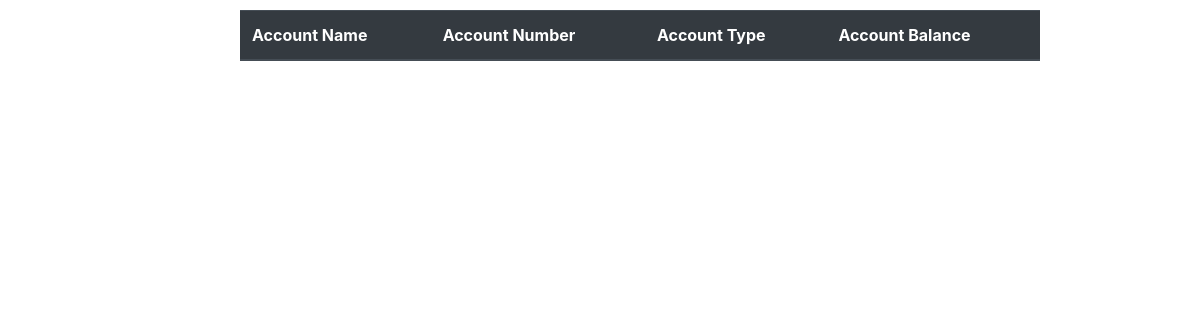
Before: /walletapp/accounts/ with the older database file.
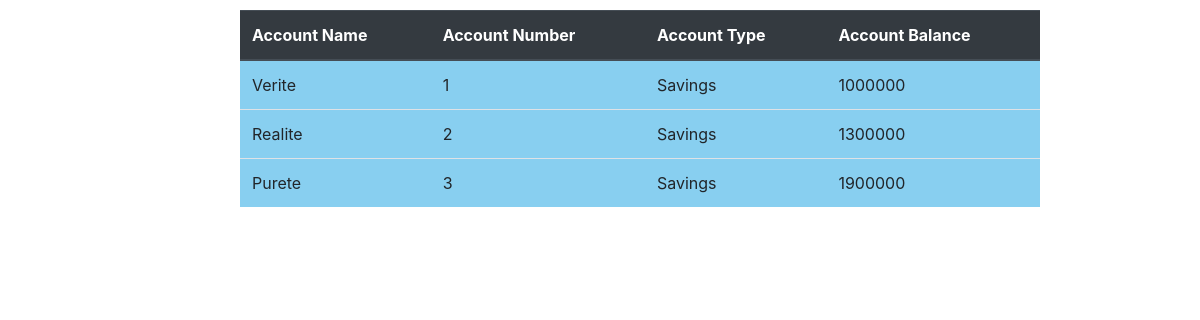
After: the same page with the newer database file.
### walletapp/models.py (models this page shows)
class Account(models.Model):
    account_name = models.CharField(max_length=20)
    account_number = models.IntegerField()
    account_type = models.CharField(max_length=20)
    account_balance = models.IntegerField()
    wallet = models.ForeignKey("Wallet",on_delete=models.CASCADE,related_name='Account_wallet')

### walletapp/views.py (the view)
# urls.py: path('accounts/', views.list_accounts, name="accounts_list"),
def list_accounts(request):
    accounts = models.Account.objects.all()
    return render(request, "accounts_list.html",{'accounts': accounts})

### walletapp/templates/accounts_list.html (shortened to what this page needs)
<!DOCTYPE html>
<html lang="en">
<head>
    <link rel="stylesheet" href="https://cdn.jsdelivr.net/npm/bootstrap@4.3.1/dist/css/bootstrap.min.css">
</head>
<body>
    <table class="table" style="width: 50rem; margin-top:10px;margin-left: 20%; padding:2% 5%; background-color:#88CFF0;">
        <thead class="thead-dark">        <tr>
            <th>Account Name</th>
            <th>Account Number</th>
            <th>Account Type</th>
            <th>Account Balance</th>
        </tr>
        </thead>
        <tr>
            {%for account in accounts%}
            <td>{{account.account_name}}</td>
            <td>{{account.account_number}}</td>
            <td>{{account.account_type}}</td>
            <td>{{account.account_balance}}</td>
        </tr>
        {% endfor %}
    </table>
</body>
</html>

Changed rows visible on the page:
added Account: account_name "Verite", account_number "1", account_type "Savings", account_balance "1000000"
added Account: account_name "Realite", account_number "2", account_type "Savings", account_balance "1300000"
added Account: account_name "Purete", account_number "3", account_type "Savings", account_balance "1900000"
